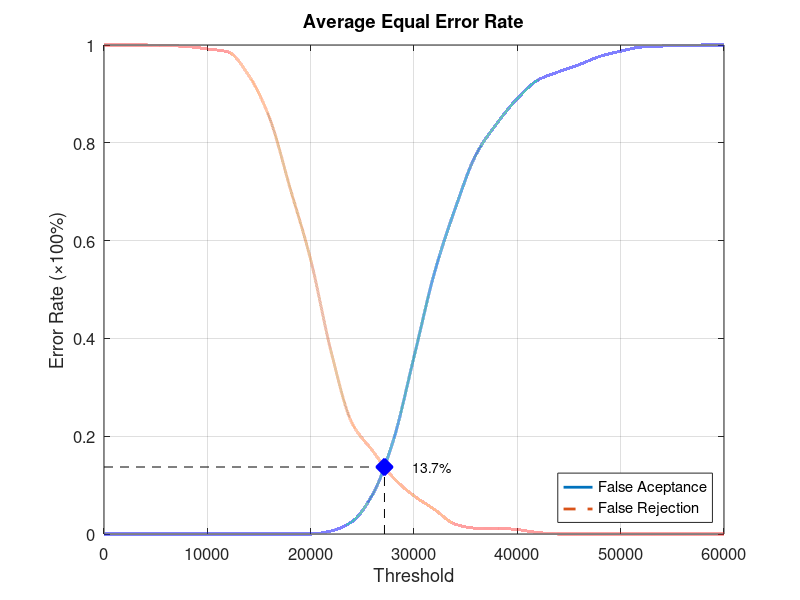
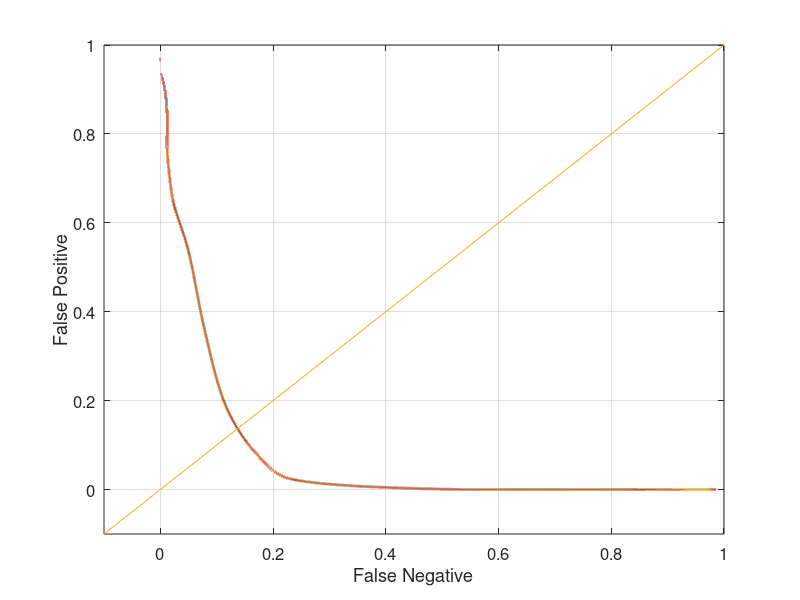

MATLAB code for these plots, in order:
function yEER = Database2Average
close all;
clear;
clc;
x = 0:2000:60000;
xq = 0:0.5:60000;

y0 = [0 0 0 0 0 0 0 0 0 0 0 0.00631579 0.0252632 0.0810526 0.191579 0.362105 0.535789 0.666316 0.775789 0.838947 0.890526 0.928421 0.945263 0.96 0.976842 0.987368 0.99579 0.997895 0.998947 1 1];
yy0 = interp1(x, y0, xq, 'pchip');
y1 = [1 1 1 0.999 0.997 0.992 0.986 0.938 0.852 0.708 0.561 0.371 0.227 0.17 0.115 0.078 0.05 0.02 0.012 0.012 0.009 0.003 0 0 0 0 0 0 0 0 0];
yy1 = interp1(x, y1, xq, 'pchip');

% Calculating EER: 
y2 = abs(y0 - y1);
find(y2 == min(y2))
yy2 = abs(yy0 - yy1);
xEER = find(yy2 == min(yy2));
xEERIndex = xq(xEER) % X-axis EER
yEER = yy0(xEER) % Y-axis EER

main = figure
plot(xq, yy0,'-','LineWidth', 2);	hold on
plot(xq, yy1,'--','LineWidth', 2);	hold on
plot([xEERIndex xEERIndex], [0 yEER], 'k--');	hold on
plot([0 xEERIndex], [yEER yEER], 'k--');	hold on
plot(xEERIndex, yEER, 'bx', 'LineWidth', 10);	hold on
text(xEERIndex + 10 * xEERIndex / 100, yEER, [num2str(round((10000 * yEER)) / 100) '%'])
legend('False Aceptance', 'False Rejection', 'Location', 'SouthEast')
xlabel('Threshold')
ylabel('Error Rate (\times100%)')
title('Average Equal Error Rate')
set(gca, 'FontSize', 12)
axis([0 60000 0 1])
grid on

print(main, 'Database2AverageMain', '-dpng');
FNRxFPR = figure('Color', [1 1 1]);
plot(yy1, yy0, '-', yy1, yy0, 'LineWidth', 2);
hold on
y = -0.1:0.1:1
plot(y, y); 
set(gca, 'FontSize', 12)
xlabel('False Negative')
ylabel('False Positive')
axis([-0.1 1 -0.1 1])
set(gca, 'FontSize', 12)
grid on

print(FNRxFPR, 'Database2AverageFNRxFPR','-dpng');
end
